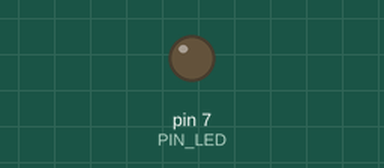
Simulated run of this sketch. Board: Arduino Uno, built with avr-gcc and run on an emulated ATmega328P. Shown: output pins drawn as LEDs (lit = HIGH). Dashed ring = blinking. At 2.0 s the program stops and its outputs stay as they are.

Above: at 0.5 s.
At 1.85 s:
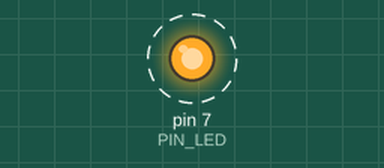
Timing chart, 0 to 3.0 s (numbered marks = the images above):
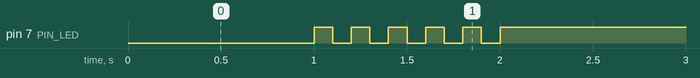

The sketch:

05_practice_2.ino
```cpp
#define PIN_LED 7
unsigned int count;

void setup() {
  pinMode(PIN_LED, OUTPUT);

}

void loop() {
  int count = 0;
  digitalWrite(PIN_LED, 0);
  delay(1000);

  while(count<5){
    digitalWrite(PIN_LED, 1);
    delay(100);

    digitalWrite(PIN_LED, 0);
    delay(100);

    count++;
  }
  digitalWrite(PIN_LED, 1);
  while(1){;
  }
}
```

Measured:
- by itself, pin 7 (PIN_LED): alternates HIGH for 0.10 s and LOW for 0.10 s, 11 changes in all, then stays HIGH
